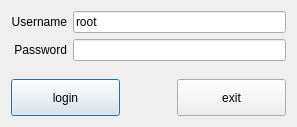
<ui version="4.0" >
 <class>login_dialog</class>
 <widget class="QDialog" name="login_dialog" >
  <property name="geometry" >
   <rect>
    <x>0</x>
    <y>0</y>
    <width>297</width>
    <height>127</height>
   </rect>
  </property>
  <property name="windowTitle" >
   <string>Connect to qtsmbstatus server</string>
  </property>
  <layout class="QGridLayout" name="gridLayout_2" >
   <item row="0" column="0" >
    <layout class="QGridLayout" name="gridLayout" >
     <item row="0" column="0" >
      <widget class="QLabel" name="label_username" >
       <property name="sizePolicy" >
        <sizepolicy vsizetype="Preferred" hsizetype="Minimum" >
         <horstretch>0</horstretch>
         <verstretch>0</verstretch>
        </sizepolicy>
       </property>
       <property name="text" >
        <string>Username</string>
       </property>
       <property name="alignment" >
        <set>Qt::AlignRight|Qt::AlignTrailing|Qt::AlignVCenter</set>
       </property>
       <property name="wordWrap" >
        <bool>false</bool>
       </property>
       <property name="buddy" >
        <cstring>input_username</cstring>
       </property>
      </widget>
     </item>
     <item row="0" column="1" >
      <widget class="QLineEdit" name="input_username" >
       <property name="sizePolicy" >
        <sizepolicy vsizetype="Minimum" hsizetype="Expanding" >
         <horstretch>0</horstretch>
         <verstretch>0</verstretch>
        </sizepolicy>
       </property>
       <property name="text" >
        <string>root</string>
       </property>
      </widget>
     </item>
     <item row="1" column="0" >
      <widget class="QLabel" name="label_password" >
       <property name="sizePolicy" >
        <sizepolicy vsizetype="Preferred" hsizetype="Minimum" >
         <horstretch>0</horstretch>
         <verstretch>0</verstretch>
        </sizepolicy>
       </property>
       <property name="text" >
        <string>Password</string>
       </property>
       <property name="alignment" >
        <set>Qt::AlignRight|Qt::AlignTrailing|Qt::AlignVCenter</set>
       </property>
       <property name="wordWrap" >
        <bool>false</bool>
       </property>
       <property name="buddy" >
        <cstring>input_password</cstring>
       </property>
      </widget>
     </item>
     <item row="1" column="1" >
      <widget class="QLineEdit" name="input_password" >
       <property name="sizePolicy" >
        <sizepolicy vsizetype="Minimum" hsizetype="Expanding" >
         <horstretch>0</horstretch>
         <verstretch>0</verstretch>
        </sizepolicy>
       </property>
       <property name="echoMode" >
        <enum>QLineEdit::Password</enum>
       </property>
      </widget>
     </item>
     <item row="2" column="1" >
      <spacer name="spacer" >
       <property name="orientation" >
        <enum>Qt::Vertical</enum>
       </property>
       <property name="sizeHint" stdset="0" >
        <size>
         <width>20</width>
         <height>40</height>
        </size>
       </property>
      </spacer>
     </item>
    </layout>
   </item>
   <item row="1" column="0" >
    <layout class="QHBoxLayout" >
     <property name="spacing" >
      <number>6</number>
     </property>
     <property name="margin" >
      <number>0</number>
     </property>
     <item>
      <widget class="QPushButton" name="bt_login" >
       <property name="sizePolicy" >
        <sizepolicy vsizetype="Preferred" hsizetype="MinimumExpanding" >
         <horstretch>0</horstretch>
         <verstretch>0</verstretch>
        </sizepolicy>
       </property>
       <property name="text" >
        <string>login</string>
       </property>
      </widget>
     </item>
     <item>
      <spacer>
       <property name="orientation" >
        <enum>Qt::Horizontal</enum>
       </property>
       <property name="sizeType" >
        <enum>QSizePolicy::Preferred</enum>
       </property>
       <property name="sizeHint" stdset="0" >
        <size>
         <width>51</width>
         <height>37</height>
        </size>
       </property>
      </spacer>
     </item>
     <item>
      <widget class="QPushButton" name="bt_exit" >
       <property name="sizePolicy" >
        <sizepolicy vsizetype="Preferred" hsizetype="MinimumExpanding" >
         <horstretch>0</horstretch>
         <verstretch>0</verstretch>
        </sizepolicy>
       </property>
       <property name="text" >
        <string>exit</string>
       </property>
      </widget>
     </item>
    </layout>
   </item>
  </layout>
 </widget>
 <tabstops>
  <tabstop>input_password</tabstop>
  <tabstop>input_username</tabstop>
  <tabstop>bt_login</tabstop>
  <tabstop>bt_exit</tabstop>
 </tabstops>
 <resources/>
 <connections>
  <connection>
   <sender>bt_login</sender>
   <signal>clicked()</signal>
   <receiver>login_dialog</receiver>
   <slot>accept()</slot>
   <hints>
    <hint type="sourcelabel" >
     <x>67</x>
     <y>104</y>
    </hint>
    <hint type="destinationlabel" >
     <x>18</x>
     <y>122</y>
    </hint>
   </hints>
  </connection>
  <connection>
   <sender>bt_exit</sender>
   <signal>clicked()</signal>
   <receiver>login_dialog</receiver>
   <slot>reject()</slot>
   <hints>
    <hint type="sourcelabel" >
     <x>259</x>
     <y>100</y>
    </hint>
    <hint type="destinationlabel" >
     <x>271</x>
     <y>121</y>
    </hint>
   </hints>
  </connection>
 </connections>
</ui>
